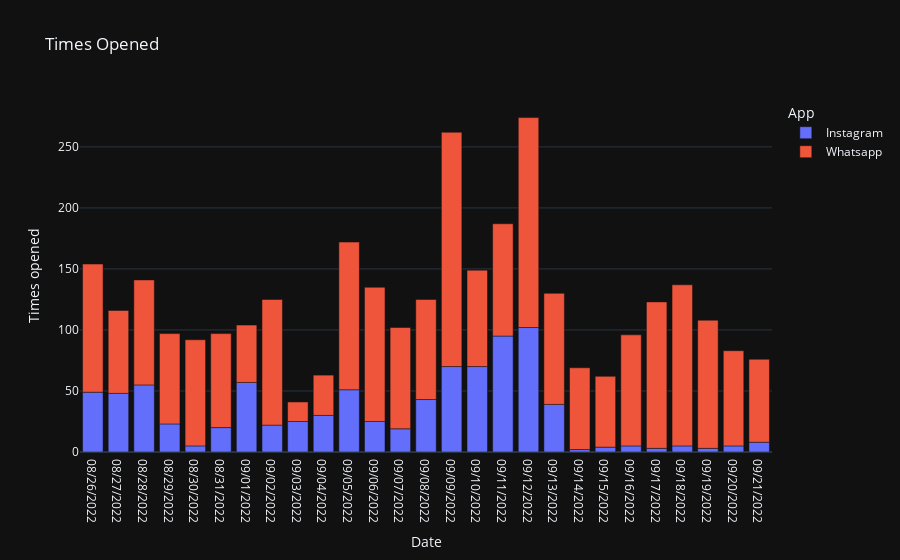

This figure's notebook cell:
### Markdown cell above
Now lets look at the number of times apps were opened.

### Code cell
figure = px.bar(data_frame = data,
                x='Date',
                y='Times opened',
                color='App',
                title='Times Opened'
               )
figure.show()

### Figure 1 — Plotly figure (JSON) as saved in the notebook; plotly's stock layout.template omitted (floating-point values rounded to 4 significant figures)
{"data": [{"alignmentgroup": "True", "hovertemplate": "App=Instagram<br>Date=%{x}<br>Times opened=%{y}<extra></extra>", "legendgroup": "Instagram", "marker": {"color": "#636efa", "pattern": {"shape": ""}}, "name": "Instagram", "offsetgroup": "Instagram", "orientation": "v", "showlegend": true, "textposition": "auto", "x": ["08/26/2022", "08/27/2022", "08/28/2022", "08/29/2022", "08/30/2022", "08/31/2022", "09/01/2022", "09/02/2022", "09/03/2022", "09/04/2022", "09/05/2022", "09/06/2022", "09/07/2022", "09/08/2022", "09/09/2022", "09/10/2022", "09/11/2022", "09/12/2022", "09/13/2022", "09/14/2022", "09/15/2022", "09/16/2022", "09/17/2022", "09/18/2022", "09/19/2022", "09/20/2022", "09/21/2022"], "xaxis": "x", "y": [49, 48, 55, 23, 5, 20, 57, 22, 25, 30, 51, 25, 19, 43, 70, 70, 95, 102, 39, 2, 4, 5, 3, 5, 3, 5, 8], "yaxis": "y", "type": "bar"}, {"alignmentgroup": "True", "hovertemplate": "App=Whatsapp<br>Date=%{x}<br>Times opened=%{y}<extra></extra>", "legendgroup": "Whatsapp", "marker": {"color": "#EF553B", "pattern": {"shape": ""}}, "name": "Whatsapp", "offsetgroup": "Whatsapp", "orientation": "v", "showlegend": true, "textposition": "auto", "x": ["08/26/2022", "08/27/2022", "08/28/2022", "08/29/2022", "08/30/2022", "08/31/2022", "09/01/2022", "09/02/2022", "09/03/2022", "09/04/2022", "09/05/2022", "09/06/2022", "09/07/2022", "09/08/2022", "09/09/2022", "09/10/2022", "09/11/2022", "09/12/2022", "09/13/2022", "09/14/2022", "09/15/2022", "09/16/2022", "09/17/2022", "09/18/2022", "09/19/2022", "09/20/2022", "09/21/2022"], "xaxis": "x", "y": [105, 68, 86, 74, 87, 77, 47, 103, 16, 33, 121, 110, 83, 82, 192, 79, 92, 172, 91, 67, 58, 91, 120, 132, 105, 78, 68], "yaxis": "y", "type": "bar"}], "layout": {"xaxis": {"anchor": "y", "domain": [0.0, 1.0], "title": {"text": "Date"}}, "yaxis": {"anchor": "x", "domain": [0.0, 1.0], "title": {"text": "Times opened"}}, "legend": {"title": {"text": "App"}, "tracegroupgap": 0}, "title": {"text": "Times Opened"}, "barmode": "relative"}}
